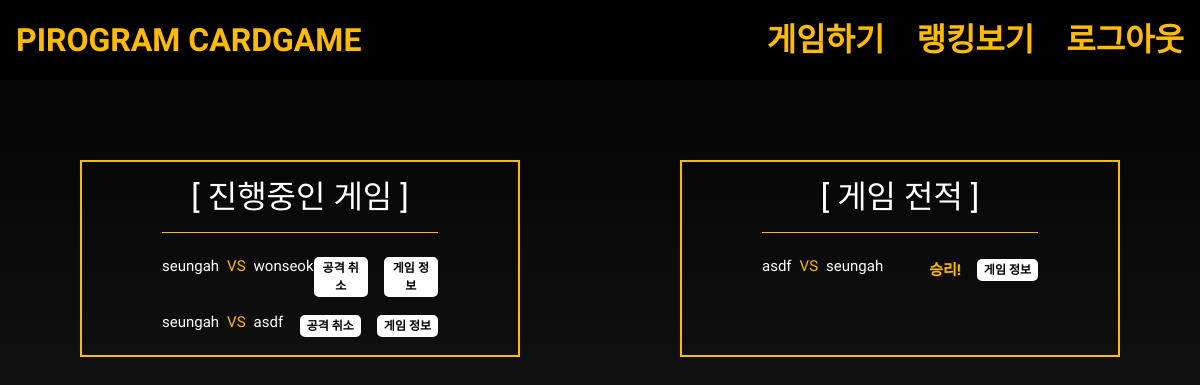
The page /list_game/ (signed in) on the database its author committed.
### cardgame/models.py (models this page shows)
class CardGame(models.Model):
    mode = models.CharField(max_length=20, choices=MODE_CHOICE) ## 큰 수가 이기는 게임 or 작은 수가 이기는 게임 (랜덤)
    status = models.CharField(max_length=20, choices=STATUS_CHOICE) ## 진행중(attack, defense 다 있는데, defense.num은 NULL) or 끝난거 (denfense.num이 값을 가짐)
    attack = models.OneToOneField(Attack, on_delete=models.CASCADE)
    defense = models.OneToOneField(Defense, on_delete=models.CASCADE)
    victory_user = models.ForeignKey(User, null=True, blank=True, on_delete=models.CASCADE)

class Attack(models.Model):
    attack_user = models.ForeignKey(User, on_delete=models.CASCADE)
    num = models.ForeignKey(Card, on_delete=models.CASCADE)

class User(AbstractUser):
    point = models.IntegerField(default=0)

class Defense(models.Model):
    defense_user = models.ForeignKey(User, on_delete=models.CASCADE)
    num = models.ForeignKey(Card, on_delete=models.CASCADE, null=True, blank=True)

### cardgame/views.py (the view)
# urls.py: path('list_game/', views.list_game, name='list_game'),
def list_game(request):
    if request.user.is_authenticated:
        end_attack_games = CardGame.objects.filter(
            attack__attack_user__username=request.user.username, status='끝')
        proceed_attack_games = CardGame.objects.filter(
            attack__attack_user__username=request.user.username, status='진행중')
        end_defense_games = CardGame.objects.filter(
            defense__defense_user__username=request.user.username, status='끝')
        proceed_defense_games = CardGame.objects.filter(
            defense__defense_user__username=request.user.username, status='진행중')
        end_games = end_attack_games.union(end_defense_games)
        proceed_games = proceed_attack_games.union(proceed_defense_games)
        ctx = {
            'end_games': end_games,
            'proceed_games': proceed_games,
            'current_user': request.user,
            'count' : 1,
        }
        return render(request, 'list_game.html', context=ctx)

### templates/list_game.html
{% extends 'base.html' %}
{% load static %}
{% block css %}
<link rel="stylesheet" href="{% static 'css/list_game.css' %}">
{% endblock %}
{% block content %}
<div class="games__container">
    <div class="proceed_games__container">
        <h2>[ 진행중인 게임 ]</h2>
        {% for game in proceed_games %}
        <div class="proceed_game__container">
            <div class="users">
                <h5>{{game.attack.attack_user.username}}<span>VS</span>{{game.defense.defense_user.username}}</h5>
            </div>
            <div class="game_buttons game_info">
                {% if game.attack.attack_user.username == current_user.username %}
                <a href="{% url 'cardgame:delete_game' pk=game.id%}">공격 취소</a>
                {% elif game.defense.defense_user.username == current_user.username %}
                <a href="{% url 'cardgame:game_defense' pk=game.id%}">반격하기</a>
                {% endif %}
                <a href="{% url 'cardgame:detail_game' pk=game.id%}">게임 정보</a>
            </div>
        </div>
        {% endfor %}
    </div>
    <div class="end_games__container">
        <h2>[ 게임 전적 ]</h2>
        {% for game in end_games %}
        <div class="end_game__container">
            <div class="users">
                <h5>{{game.attack.attack_user.username}}<span>VS</span>{{game.defense.defense_user.username}}</h5>
            </div>
            <div class="game_buttons game_info">
                {% if game.victory_user.username == current_user.username %}
                <h5>승리!</h5>
                {% else %}
                <h5>패배..</h5>
                {% endif %}
                <a href="{% url 'cardgame:detail_game' pk=game.id%}">게임 정보</a>
            </div>
        </div>
        {% endfor %}
    </div>
</div>
{% endblock %}

### static/css/base_new.css (style rules this page uses)
body { background: linear-gradient(black, #242224); height: 100vh; font-family: 'Cute Font'; }

### static/css/list_game.css (style rules this page uses)
.games__container { color: white; display: flex; justify-content: center; padding-top: 5rem; }
.users h5 { font-size: 15px; }
.users h5 span { padding: 0 0.5rem; color: rgb(255, 187, 0); }
.proceed_games__container { display: flex; width: 100vh; flex-direction: column; text-align: center; border: 2px solid rgb(255, 187, 0); margin: 0 5rem; padding: 1rem 5rem; gap: 1rem; }
.proceed_games__container h2 { color: white; padding-bottom: 1rem; border-bottom: 1px solid rgb(255, 187, 0); }
.proceed_game__container { display: flex; justify-content: space-between; }
.end_games__container { display: flex; width: 100vh; flex-direction: column; text-align: center; border: 2px solid rgb(255, 187, 0); margin: 0 5rem; padding: 1rem 5rem; gap: 1rem; }
.end_games__container h2 { color: white; padding-bottom: 1rem; border-bottom: 1px solid rgb(255, 187, 0); }
.end_game__container { display: flex; justify-content: space-between; }
.game_buttons a { font-size: 12px; text-decoration: none; border : 2px solid rgb(255, 255, 255); border-radius: 5px; color: black; padding: 0 5px; font-weight: bold; background-color: white; }
.game_info { display: flex; justify-content: center; align-items: center; gap: 1rem; }
.game_info h5 { font-size: 15px; margin: 0; color: rgb(255, 187, 0); font-weight: bold; text-shadow: 1px 1px rgb(36, 36, 36); }

### rows shown on the page
CardGame: attack.attack_user.username "seungah", defense.defense_user.username "wonseok", shows "공격 취소"
CardGame: attack.attack_user.username "seungah", defense.defense_user.username "asdf", shows "공격 취소"
CardGame: attack.attack_user.username "asdf", defense.defense_user.username "seungah", shows "승리!"
